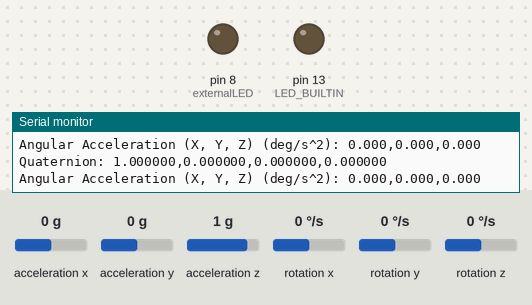
Bench run of a sketch on a simulated Arduino Uno, built with avr-gcc and run on an emulated ATmega328P. On the bench: output pins drawn as LEDs (lit = HIGH), the last lines printed to the serial monitor. Wiring (inferred from the names in the program): MPU-6050 motion sensor at I2C address 0x68. The test bench sets the inputs (shaded band); at power-on: acceleration x 0 g, acceleration y 0 g, acceleration z 1 g, rotation x 0 °/s, rotation y 0 °/s, rotation z 0 °/s.

Above: at 11.6 s.
11.7 s: acceleration x set to -0.3 g
At 12.6 s:
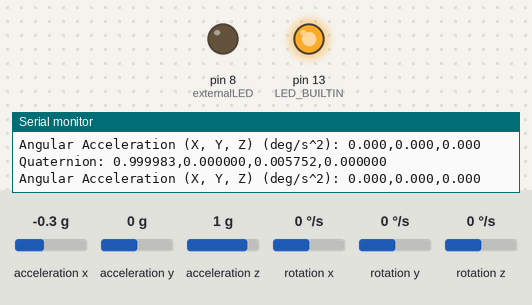
13.5 s: acceleration y set to -0.3 g
At 14.7 s:
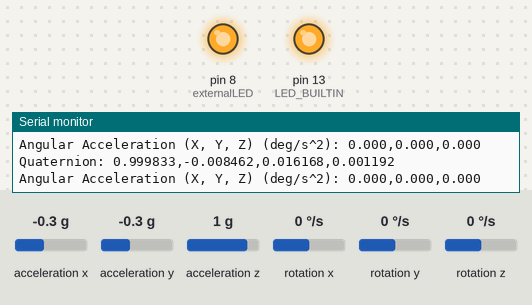
15.0 s: acceleration x set to 0 g
At 15.8 s:
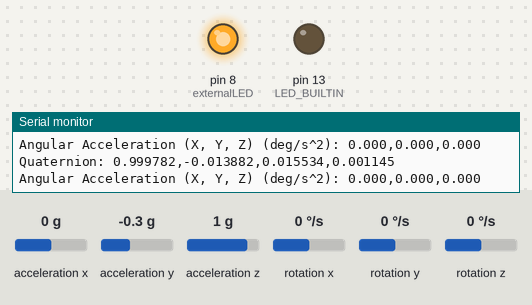
16.5 s: acceleration x set to -1.4 g
At 17.8 s:
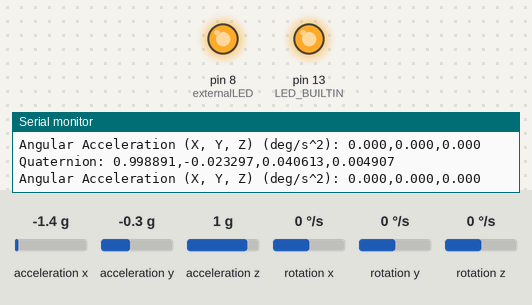
18.1 s: acceleration y set to 0 g
At 18.9 s:
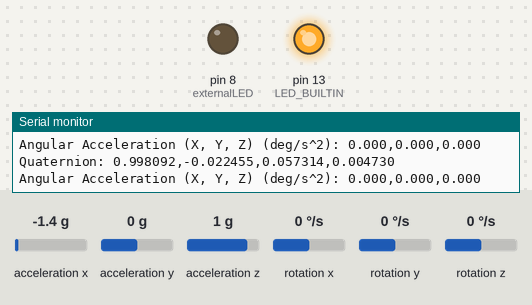
Timing chart, 0 to 20.6 s (numbered marks = the images above; inputs shaded):
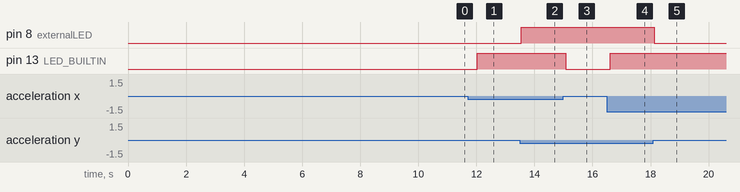

The sketch:

sketch_jul7a.ino
```cpp
// MPU6050 Offset Calibration + Pitch/Roll LEDs + Complementary Quaternion + Angular Acceleration

#include <Wire.h>

const uint8_t MPU_ADDR     = 0x68;
const int     externalLED  = 8;

// Calibration & raw data
int16_t ax, ay, az, gx, gy, gz;
float   ax_offset=0, ay_offset=0, az_offset=0;
float   gx_offset=0, gy_offset=0, gz_offset=0;

// Quaternion state
float q0 = 1, q1 = 0, q2 = 0, q3 = 0;
unsigned long lastTime;
const float accWeight = 0.02f;     // accelerometer “trust” in complementary filter

// Previous gyro readings for angular acceleration
float prev_gxn = 0, prev_gyn = 0, prev_gzn = 0;

void setup() {
  pinMode(LED_BUILTIN, OUTPUT);
  pinMode(externalLED, OUTPUT);

  Wire.begin();
  Serial.begin(115200);

  // Wake up MPU6050
  Wire.beginTransmission(MPU_ADDR);
  Wire.write(0x6B);
  Wire.write(0);
  Wire.endTransmission();
  delay(1000);

  // --- Calibration ---
  const int samples = 2000;
  long sum_ax=0, sum_ay=0, sum_az=0;
  long sum_gx=0, sum_gy=0, sum_gz=0;
  Serial.println("Calibrating... keep MPU flat & still");
  for (int i = 0; i < samples; i++) {
    readRaw();
    sum_ax += ax; sum_ay += ay; sum_az += az;
    sum_gx += gx; sum_gy += gy; sum_gz += gz;
    delay(3);
  }
  ax_offset = sum_ax / (float)samples;
  ay_offset = sum_ay / (float)samples;
  az_offset = sum_az / (float)samples - 16384.0f;  // remove 1 g
  gx_offset = sum_gx / (float)samples;
  gy_offset = sum_gy / (float)samples;
  gz_offset = sum_gz / (float)samples;

  Serial.print("Calibration offsets: ");
  Serial.print(ax_offset); Serial.print(", ");
  Serial.print(ay_offset); Serial.print(", ");
  Serial.print(az_offset); Serial.print(", ");
  Serial.print(gx_offset); Serial.print(", ");
  Serial.print(gy_offset); Serial.print(", ");
  Serial.println(gz_offset);

  lastTime = micros();
}

void loop() {
  // --- Read & normalize ---
  readRaw();
  float axn = (ax - ax_offset) / 16384.0f;
  float ayn = (ay - ay_offset) / 16384.0f;
  float azn = (az - az_offset) / 16384.0f;
  float gxn = (gx - gx_offset) / 131.0f;  // deg/s
  float gyn = (gy - gy_offset) / 131.0f;
  float gzn = (gz - gz_offset) / 131.0f;

  // --- Pitch & roll for LEDs ---
  float pitch = atan2f(axn, sqrtf(ayn*ayn + azn*azn)) * 180.0f/PI;
  float roll  = atan2f(ayn, azn)              * 180.0f/PI;
  digitalWrite(LED_BUILTIN, fabsf(pitch) > 10.0f ? HIGH : LOW);
  digitalWrite(externalLED, fabsf(roll)  >  6.0f ? HIGH : LOW);

  // --- Timing ---
  unsigned long now = micros();
  float dt = (now - lastTime) * 1e-6f;  // seconds
  lastTime = now;

  // --- Angular acceleration (deg/s^2) ---
  float angAccX = (gxn - prev_gxn) / dt;
  float angAccY = (gyn - prev_gyn) / dt;
  float angAccZ = (gzn - prev_gzn) / dt;
  prev_gxn = gxn;
  prev_gyn = gyn;
  prev_gzn = gzn;

  // --- Gyro‐integrate quaternion ---
  float gx_r = gxn * (PI/180.0f);
  float gy_r = gyn * (PI/180.0f);
  float gz_r = gzn * (PI/180.0f);

  float qDot0 = -0.5f*(q1*gx_r + q2*gy_r + q3*gz_r);
  float qDot1 =  0.5f*(q0*gx_r + q2*gz_r - q3*gy_r);
  float qDot2 =  0.5f*(q0*gy_r - q1*gz_r + q3*gx_r);
  float qDot3 =  0.5f*(q0*gz_r + q1*gy_r - q2*gx_r);

  q0 += qDot0 * dt;
  q1 += qDot1 * dt;
  q2 += qDot2 * dt;
  q3 += qDot3 * dt;

  // Normalize
  float norm = sqrtf(q0*q0 + q1*q1 + q2*q2 + q3*q3);
  q0 /= norm; q1 /= norm; q2 /= norm; q3 /= norm;

  // --- Accelerometer correction ---
  float roll_acc  = atan2f(ayn, azn);
  float pitch_acc = atan2f(-axn, sqrtf(ayn*ayn + azn*azn));
  float cr = cosf(roll_acc * 0.5f), sr = sinf(roll_acc * 0.5f);
  float cp = cosf(pitch_acc * 0.5f), sp = sinf(pitch_acc * 0.5f);

  float q_acc0 = cp*cr;
  float q_acc1 = cp*sr;
  float q_acc2 = sp*cr;
  float q_acc3 = -sp*sr;

  q0 = (1-accWeight)*q0 + accWeight*q_acc0;
  q1 = (1-accWeight)*q1 + accWeight*q_acc1;
  q2 = (1-accWeight)*q2 + accWeight*q_acc2;
  q3 = (1-accWeight)*q3 + accWeight*q_acc3;

  // Normalize again
  norm = sqrtf(q0*q0 + q1*q1 + q2*q2 + q3*q3);
  q0 /= norm; q1 /= norm; q2 /= norm; q3 /= norm;

  // --- Output ---
  Serial.print("Quaternion: ");
  Serial.print(q0, 6); Serial.print(',');
  Serial.print(q1, 6); Serial.print(',');
  Serial.print(q2, 6); Serial.print(',');
  Serial.println(q3, 6);

  Serial.print("Angular Acceleration (X, Y, Z) (deg/s^2): ");
  Serial.print(angAccY, 3); Serial.print(',');
  Serial.print(angAccX, 3); Serial.print(',');
  Serial.println(angAccZ, 3);

  delay(500);
}

void readRaw() {
  Wire.beginTransmission(MPU_ADDR);
  Wire.write(0x3B);
  Wire.endTransmission(false);
  Wire.requestFrom(MPU_ADDR, (uint8_t)14);
  if (Wire.available() >= 14) {
    ax = (Wire.read()<<8)|Wire.read();
    ay = (Wire.read()<<8)|Wire.read();
    az = (Wire.read()<<8)|Wire.read();
    Wire.read(); Wire.read();    // temp skip
    gx = (Wire.read()<<8)|Wire.read();
    gy = (Wire.read()<<8)|Wire.read();
    gz = (Wire.read()<<8)|Wire.read();
  }
}
```

Measured:
- the behaviour switches between -0.1 and -0.2 g on acceleration x (found by bisection; images 0 and 1)
- the behaviour switches between -0.1 and -0.2 g on acceleration y (found by bisection; images 1 and 2)
- after the input at 11.7 s, pin 13 (LED_BUILTIN): LOW → HIGH after 0.32 s
- after the input at 13.5 s, pin 8 (externalLED): LOW → HIGH after 0.05 s
- after the input at 15.0 s, pin 13 (LED_BUILTIN): HIGH → LOW after 0.08 s
- after the input at 16.5 s, pin 13 (LED_BUILTIN): LOW → HIGH after 0.11 s
- after the input at 18.1 s, pin 8 (externalLED): HIGH → LOW at once
